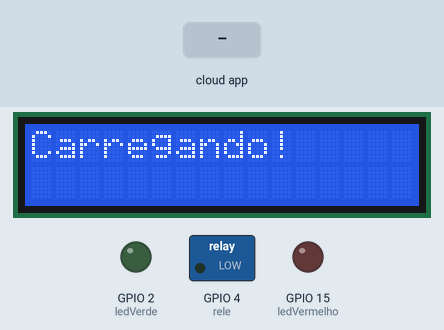
Bench run of a sketch on a simulated ESP32. Parts: 16×2 character LCD, switched loads named in the sketch (green lamp = pin HIGH), output pins drawn as LEDs (lit = HIGH). The inputs (shaded band) are chosen by the test bench. WiFi joins after 1.5 s; servers stay silent unless stated; the Firebase database answers and starts empty.

Above: at 2.3 s.
At 4.5 s:
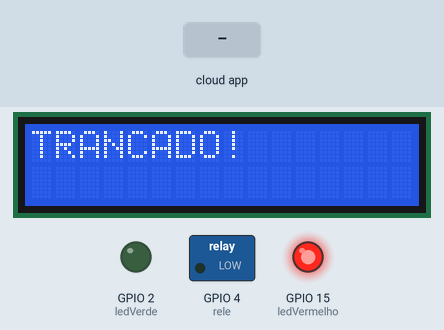
4.6 s: the phone or cloud app sets registerTemp to 0
At 5.5 s:
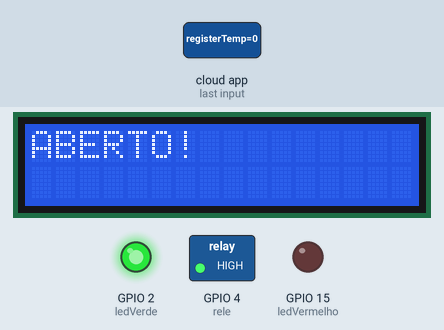
Timing chart, 0 to 7.6 s (numbered marks = the images above; inputs shaded):
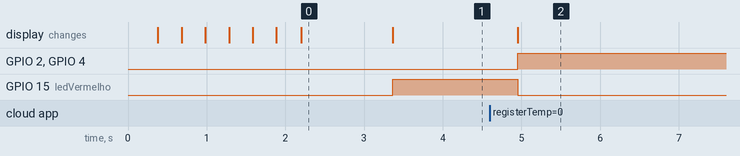

Measured:
- after the input at 4.6 s, GPIO 2 (ledVerde): LOW → HIGH after 0.36 s; GPIO 4 (rele): LOW → HIGH after 0.35 s; GPIO 15 (ledVermelho): HIGH → LOW after 0.36 s; the display: changes after 0.36 s (image 2)
- what the display in image 0 shows lasts 1.2 s, from 2.2 s to 3.4 s

The sketch:

sketch_SecureDoor.ino
```cpp
#include <WiFi.h>
#include <IOXhop_FirebaseESP32.h>
#include <ArduinoJson.h>
#include <LiquidCrystal_I2C.h>

LiquidCrystal_I2C lcd(0x27, 16, 2);

const char* firebaseHost = "";
const char* firebaseAuth = "";

const char* ssid = "";
const char* passwd = "";

int ledVermelho = 15;
int ledVerde = 2;
int rele = 4;
bool acionou = false;
bool verificou = false;
void setup() {
  Serial.begin(9600);
  lcd.begin();
  lcd.clear();
  pinMode(ledVermelho, OUTPUT);
  pinMode(ledVerde, OUTPUT);
  pinMode(rele, OUTPUT);


  delay(300);
  initConnection();

  Firebase.begin(firebaseHost, firebaseAuth);
  lcd.clear();
  lcd.setCursor(0, 0);
  lcd.print("Carregando!");
  Firebase.remove("/registerTemp");
  delay(1000);
  lcd.clear();
}

String dados = "";

void loop() {
  if(verificou == false){
    trancado();
    delay(200);
  }else{
    aberto();
    delay(10000);
    verificou = false;
  }
  dados = Firebase.getString("/registerTemp");
  if(dados != ""){
    verificou = true;
    Firebase.remove("/registerTemp");
    dados = "";
  }
}

void trancado(){
  if(acionou == false){
    lcd.clear();
    digitalWrite(rele,LOW);
    acionou = true;
  }
  lcd.setCursor(0, 0);
  lcd.print("TRANCADO!");
  digitalWrite(ledVermelho, HIGH);
  digitalWrite(ledVerde, LOW);
}

void aberto(){
  if(acionou == true){
    lcd.clear();
    digitalWrite(rele, HIGH);
    acionou = false;
  }
  lcd.clear();
  lcd.setCursor(0, 0);
  lcd.print("ABERTO!");
  digitalWrite(ledVermelho, LOW);
  digitalWrite(ledVerde, HIGH);
}

void initConnection() {
  lcd.clear();
  lcd.setCursor(0, 0);
  lcd.print("SecureDoor");
  delay(300);
  WiFi.begin(ssid, passwd);

  lcd.setCursor(0, 1);
  while (WiFi.status() != WL_CONNECTED)
  {
    lcd.print(".");
    delay(300);
  }
  Serial.println();
}
```
